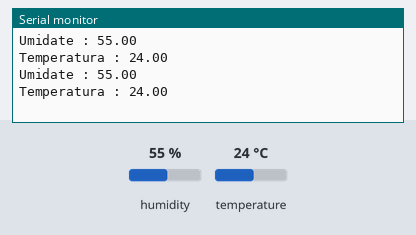
Bench run of a sketch on a simulated Arduino Uno, built with avr-gcc and run on an emulated ATmega328P. Shown: the last lines printed to the serial monitor. The inputs (shaded band) are chosen by the test bench; at power-on: humidity 55 %, temperature 24 °C.

Above: at 5.8 s.
5.9 s: humidity set to 22 %
At 10.7 s:
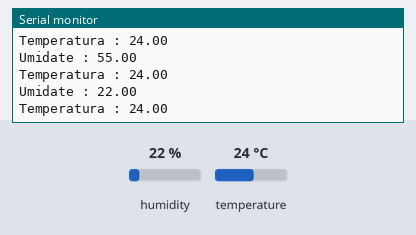
11.9 s: temperature set to 12 °C
At 15.4 s:
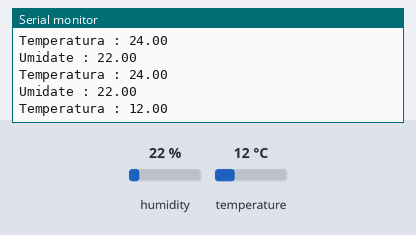
17.9 s: humidity set to 40 %
At 21.3 s:
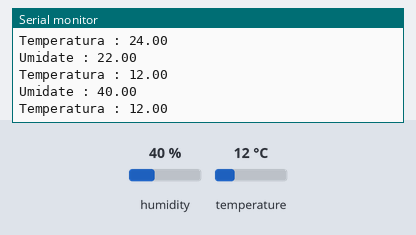
Timing chart, 0 to 22.8 s (numbered marks = the images above; inputs shaded):
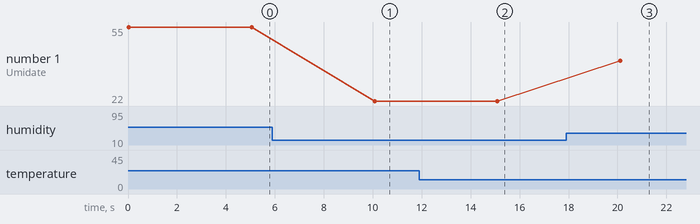

The sketch:

sensorHumidadeTemperatura.ino
```cpp
#include "DHT.h"

#define DHTPIN 4

#define DHTTYPE DHT11   // DHT 11
DHT dht(DHTPIN, DHTTYPE);

void setup() {
  Serial.begin(115200);

  dht.begin();
}

void loop() {

  float humityValue;
  humityValue = getSensorHumityData();

  float temperatureValue;
  temperatureValue = getSensorTemperatureData();

  Serial.print("Umidate : ");
  Serial.println(humityValue);

  Serial.print("Temperatura : ");
  Serial.println(temperatureValue);

  delay(5000);

}


float getSensorHumityData() {

  float h = dht.readHumidity();
  if (isnan(h)) {
    Serial.println(F("Failed to read (humidity) from DHT sensor!"));
    return -1.00;
  }

  return h;
}

float getSensorTemperatureData() {

  float t = dht.readTemperature();
  if (isnan(t)) {
    Serial.println(F("Failed to read (temperature) from DHT sensor!"));
    return -1.00;
  }

  return t;
}
```

Measured:
- after the input at 5.9 s, the serial monitor: prints a new line after 4.2 s (image 1)
- after the input at 11.9 s, the serial monitor: prints a new line after 3.2 s (image 2)
- after the input at 17.9 s, the serial monitor: prints a new line after 2.2 s (image 3)
- plotted number 1: 55 → 22 after the input at 5.9 s, 22 → 40 after the input at 17.9 s
